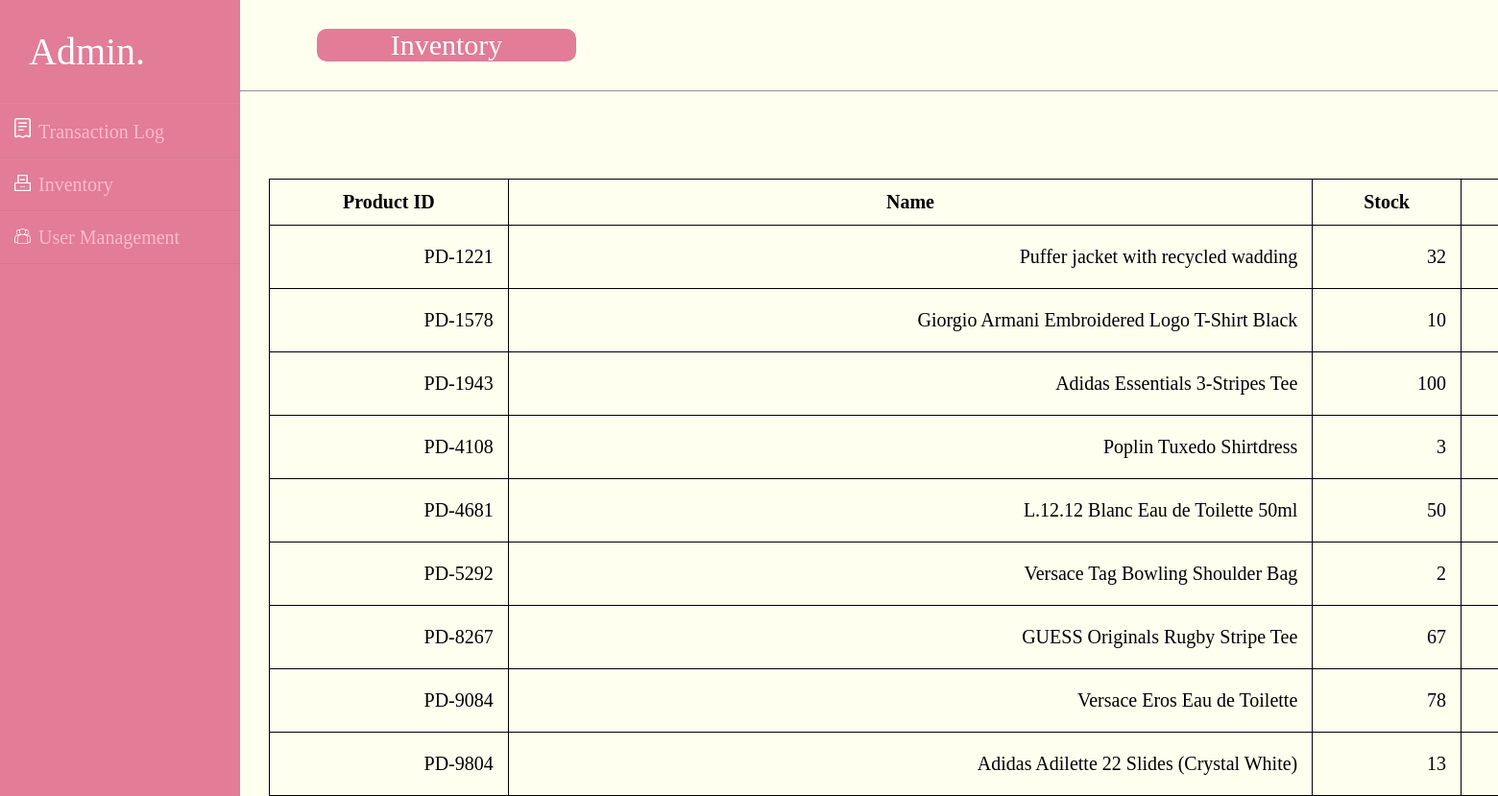
Page /admin-inventory.php on the committed database.
### tables this page shows
CREATE TABLE `productstb` (
  `productId` varchar(7) NOT NULL,
  `productName` varchar(100) NOT NULL,
  `productPrice` decimal(10,2) NOT NULL,
  `productStock` int(11) NOT NULL
);

### PHP/db_functions.php (called while the page is built, shortened)
<?php
class DBStarter
{
    function startDB()
    {
        $this->conn = new mysqli('localhost', 'root', '', 'bagsntopsdb');
    }
}
class select
{
    public $db;
    public $table;
    function __construct($table)
    {
        $this->db = new DBStarter();
        $this->table = $table;
    }
    function selectData($column = "*", ?string $constraints = null)
    {
        $this->db->startDB();
        $command = "SELECT {$column} FROM {$this->table}";
        $command .= ";";
        $result = $this->db->conn->query($command);
        $result_array = [];
        if ($result && $result->num_rows > 0) {
            while ($row = $result->fetch_assoc()) {
                $result_array[] = $row;
            }
        }
        $this->db->endDB();
        return $result_array;
    }
}

### admin-inventory.php (the view, shortened to what this page needs)
<!DOCTYPE html>
<html lang="en">
<head>
    <link rel="stylesheet" href="/CSS/admin.css">
</head>
<body>
    <div id="wrapper">
        <div id="sidebar">
            <h2>Admin.</h2>
            <ul>
                <li><a href="admin-receipt.php"><img src="/RSC/admin-page-icons/receipt.png">Transaction Log</a></li>
                <li><a href="admin-inventory.php"><img src="/RSC/admin-page-icons/inventory.png"></i>Inventory</a></li>
                <li><a href="admin-customers.php"><img src="/RSC/admin-page-icons/customers.png">User Management</a></li>
            </ul>
        </div>
        <div id="main">
            <header>
                <div id="pagetitle">Inventory</div>
            </header>
            <hr>
                <table id="content-table" border="1">
                    <thead>
                        <tr>
                            <th>Product ID</th>
                            <th>Name</th>
                            <th>Stock</th>
                            <th>Price</th>
                        </tr>
                    </thead>
                    <tbody>
                            <?php
                            require('./PHP/db_functions.php');
                            $accSel = new select('productstb');
                            $result_array = $accSel->selectData($column='productId, productName, productPrice, productStock');
                            foreach($result_array as $product) {
                                echo "<tr>";
                                echo "<td>".$product["productId"]."</td>";
                                echo "<td>".$product["productName"]."</td>";
                                echo "<td>".$product["productStock"]."</td>";
                                echo "<td>".$product["productPrice"]."</td>";
                                echo "</tr>";
                            }
                            ?>
                    </tbody>
                </table>
        </div>
    </div>
    <div><?php include_once('./PHP/confirmation_modal.php') ?></div>
</body>
</html>

### CSS/admin.css (style rules this page uses)
* { margin: 0; padding: 0; list-style: none; box-sizing: border-box; text-decoration: none; }
body { background-color: #fffff0; }
#wrapper { display: flex; position: relative; }
#wrapper #sidebar { position: fixed; width: 250px; height: 100%; background: #E27C97; padding: 30px 0; }
#wrapper #sidebar h2 { font-family: Recoleta; color: white; padding-left: 30px; font-weight: 50; margin-bottom: 30px; font-size: 40px; }
#wrapper #sidebar ul li { padding: 15px; border-bottom: 1px solid rgba(0,0,0,0.05); border-top: 1px solid rgba(255,255,255,0.05); }
#wrapper #sidebar ul li a { font-family: NimbusSanBol; color: #FFBACB; display: block; font-size: 20px; }
#wrapper #sidebar ul li a img { width: 25px; padding-right: 8px; }
#wrapper #main { width: 100%; margin-left: 250px; background-color: #fffff0; }
#wrapper #main header { font-family: Recoleta; font-size: 30px; padding: 30px; margin-left: 50px; color: #fff; }
#pagetitle { border-radius: 10px; background-color: #E27C97; width: 270px; text-align: center; }
#content-table { border-collapse: collapse; margin: 90px 0 0 30px; font-size: 20px; width: 1600px; max-height: 1020px; border: 1px solid black; }
#content-table thead tr { color: black; font-family: Recoleta; text-align: center; }
#content-table th, #content-table td { padding: 12px 15px; }
#content-table td { text-align: right; }

### rows in the picture
productstb: productId "PD-1221", productName "Puffer jacket with recycled wadding", productStock "32"
productstb: productId "PD-1578", productName "Giorgio Armani Embroidered Logo T-Shirt Black", productStock "10"
productstb: productId "PD-1943", productName "Adidas Essentials 3-Stripes Tee", productStock "100"
productstb: productId "PD-4108", productName "Poplin Tuxedo Shirtdress", productStock "3"
productstb: productId "PD-4681", productName "L.12.12 Blanc Eau de Toilette 50ml", productStock "50"
productstb: productId "PD-5292", productName "Versace Tag Bowling Shoulder Bag", productStock "2"
productstb: productId "PD-8267", productName "GUESS Originals Rugby Stripe Tee", productStock "67"
productstb: productId "PD-9084", productName "Versace Eros Eau de Toilette", productStock "78"
productstb: productId "PD-9804", productName "Adidas Adilette 22 Slides (Crystal White)", productStock "13"
